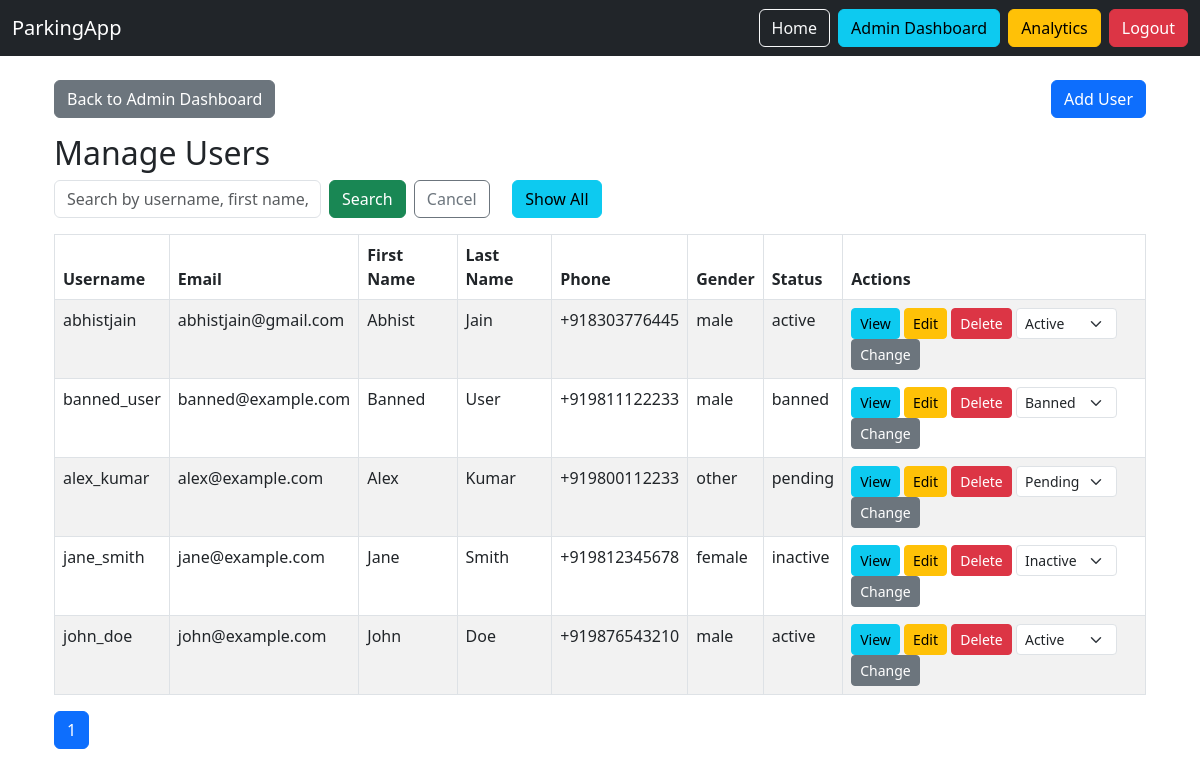
/admin/users (signed in), run on an earlier commit of the app's database.
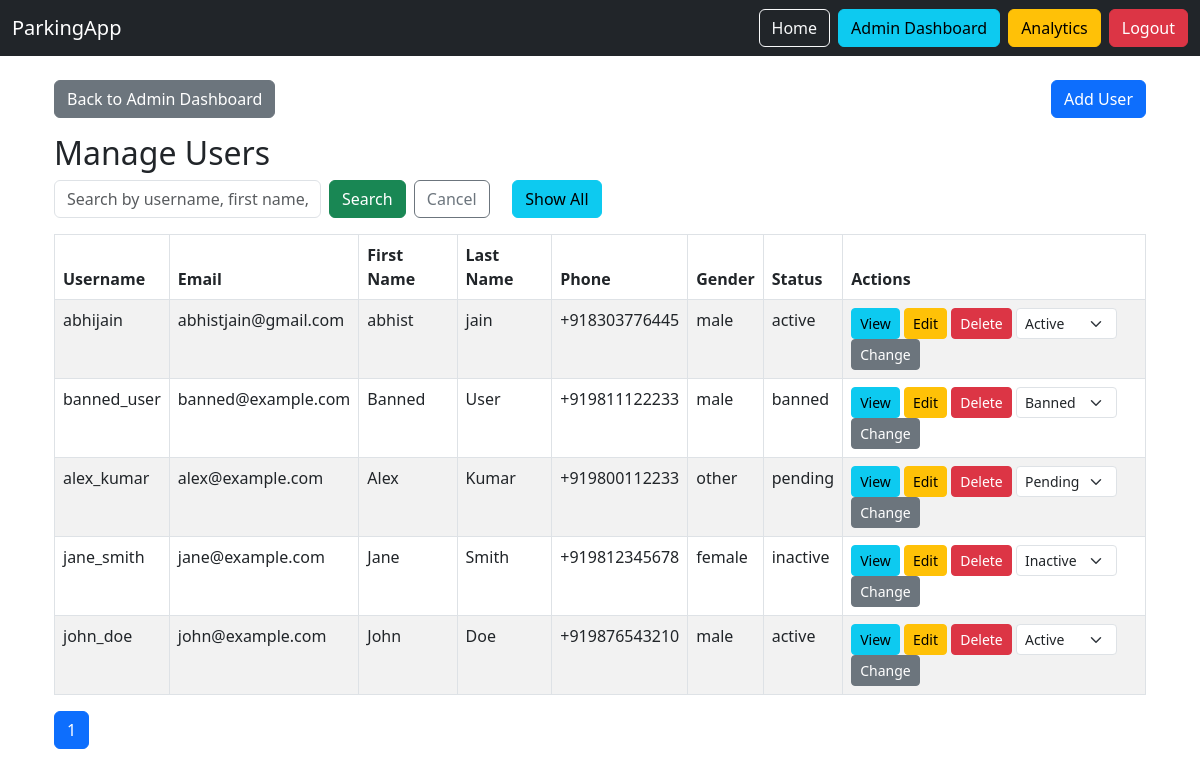
And on a later commit of the database.
### app/models/user.py (models this page shows, shortened)
class User(BaseModel, UserMixin):
    __tablename__ = "users"
    username = db.Column(db.String(80), unique=True, nullable=False, index=True)
    email = db.Column(db.String(150), unique=True, nullable=False, index=True)
    phone = db.Column(db.String(20), nullable=False, unique=True)
    password_hash = db.Column(db.String(200), nullable=False)
    first_name = db.Column(db.String(50), nullable=False)
    last_name = db.Column(db.String(50), nullable=False)
    gender = db.Column(db.Enum(GenderEnum), nullable=False, default=GenderEnum.OTHER)
    status = db.Column(db.Enum(UserStatus), default=UserStatus.PENDING, nullable=False)
    user_roles = db.relationship('UserRole', back_populates='user', cascade='all, delete-orphan')
    reservations = db.relationship('Reservation', back_populates='user')
    @property
    def is_active(self):
        return self.status == UserStatus.ACTIVE

### app/routes/admin.py (the view, shortened to what this page needs)
@admin_bp.route('/users')
@require_permission(PermissionType.MANAGE_USERS.value)
@refresh_db_session
def manage_users():
    page = request.args.get('page', 1, type=int)
    search = request.args.get('search', '', type=str)
    show_all = request.args.get('show_all', 0, type=int)
    query = User.query.filter(User.username != 'admin')
    if show_all:
        users = query.order_by(User.created_at.desc()).paginate(page=1, per_page=10000, error_out=False)
    else:
        users = query.order_by(User.created_at.desc()).paginate(page=page, per_page=20, error_out=False)
    return render_template('admin/users/manage.html', users=users)

### app/__init__.py (called while the page is built)
def create_app(config_name = 'default'):
    app = Flask(__name__)
    app.config.from_object(config[config_name])
    db.init_app(app)
    login_manager.init_app(app)
    login_manager.login_view = 'auth.login'
    jwt = JWTManager(app)
    init_database(app)  # Initialize the database with default data
    from app.models.user import User
    @login_manager.user_loader
    def load_user(user_id):
        return User.query.get(int(user_id))
    register_blueprints(app)
    return app

### app/routes/admin.py (called while the page is built)
def refresh_db_session(func):
    @wraps(func)
    def wrapper(*args, **kwargs):
        db.session.expire_all()  # clears SQLAlchemy cache
        return func(*args, **kwargs)
    return wrapper

### app/templates/admin/users/manage.html (shortened to what this page needs)
{% extends 'base.html' %}
{% block content %}
<div class="container mt-4">
  <div class="d-flex justify-content-between align-items-center mb-3">
    <a href="{{ url_for('admin.admin_dashboard') }}" class="btn btn-secondary">Back to Admin Dashboard</a>
    <a href="{{ url_for('auth.signup') }}" class="btn btn-primary">Add User</a>
  </div>
  <h2>Manage Users</h2>
  <form class="row g-2 mb-3" method="get" action="{{ url_for('admin.manage_users') }}">
    <div class="col-md-3">
      <input type="text" class="form-control" name="search" placeholder="Search by username, first name, last name, email" value="{{ request.args.get('search', '') }}">
    </div>
    <div class="col-md-2">
      <button type="submit" class="btn btn-success">Search</button>
      <a href="{{ url_for('admin.manage_users') }}" class="btn btn-outline-secondary ms-1">Cancel</a>
    </div>
    <div class="col-md-2">
      <a href="{{ url_for('admin.manage_users', show_all=1) }}" class="btn btn-info">Show All</a>
    </div>
  </form>
  <table class="table table-bordered table-striped">
    <thead>
      <tr>
        <th>Username</th>
        <th>Email</th>
        <th>First Name</th>
        <th>Last Name</th>
        <th>Phone</th>
        <th>Gender</th>
        <th>Status</th>
        <th>Actions</th>
      </tr>
    </thead>
    <tbody>
      {% for user in users.items %}
      <tr>
        <td>{{ user.username }}</td>
        <td>{{ user.email }}</td>
        <td>{{ user.first_name }}</td>
        <td>{{ user.last_name }}</td>
        <td>{{ user.phone }}</td>
        <td>{{ user.gender.value if user.gender else '' }}</td>
        <td>{{ user.status.value if user.status else '' }}</td>
        <td>
          <a href="{{ url_for('admin.view_user_details', user_id=user.id) }}" class="btn btn-info btn-sm">View</a>
          <a href="{{ url_for('admin.edit_user', user_id=user.id) }}" class="btn btn-warning btn-sm">Edit</a>
          <form action="{{ url_for('admin.delete_user', user_id=user.id) }}" method="post" style="display:inline;" onsubmit="return confirm('Are you sure you want to delete this user?');">
            <button type="submit" class="btn btn-danger btn-sm">Delete</button>
          </form>
          <form action="{{ url_for('admin.change_user_status', user_id=user.id) }}" method="post" style="display:inline;">
            <select name="new_status" class="form-select form-select-sm d-inline w-auto align-middle">
              {% for status in ['active', 'inactive', 'pending', 'banned'] %}
              <option value="{{ status }}" {% if user.status.value == status %}selected{% endif %}>{{ status.title() }}</option>
              {% endfor %}
            </select>
            <button type="submit" class="btn btn-secondary btn-sm align-middle">Change</button>
          </form>
        </td>
      </tr>
      {% endfor %}
    </tbody>
  </table>
  <nav>
    <ul class="pagination">
      {% for page_num in users.iter_pages() %}
        {% if page_num %}
          <li class="page-item {% if users.page == page_num %}active{% endif %}"><a class="page-link" href="{{ url_for('admin.manage_users', page=page_num, search=request.args.get('search', '')) }}">{{ page_num }}</a></li>
        {% else %}
          <li class="page-item disabled"><span class="page-link">…</span></li>
        {% endif %}
      {% endfor %}
    </ul>
  </nav>
</div>
{% endblock %}

What changed in the data, as far as the page shows it:
changed User "abhistjain@gmail.com": username "abhistjain" → "abhijain"; first_name "Abhist" → "abhist"; last_name "Jain" → "jain"
